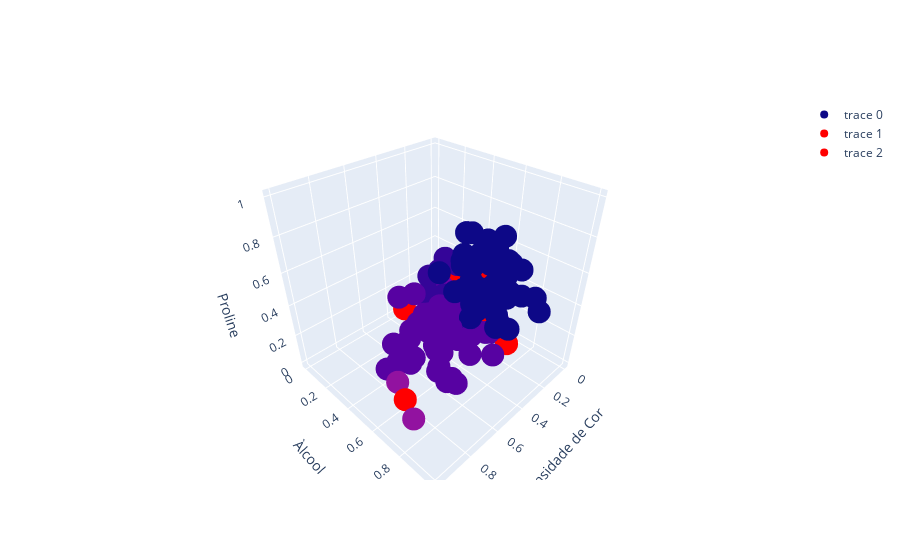

Notebook source saved alongside this figure:
### Code cell
fig.add_trace(go.Scatter3d(x=centros['Intensidade_de_cor'],
                         y=centros['Alcool'], z=centros['Proline'],
                         mode = 'markers',                  
                          marker = dict(color = 'red'),
                        text = [0, 1, 2]))

### Figure 1 — Plotly figure (JSON) as saved in the notebook; plotly's stock layout.template omitted (floating-point values rounded to 4 significant figures; data arrays with more than 128 entries replaced by an {"elided": "..."} marker saying what was removed)
{"data": [{"marker": {"color": {"elided": "178 int values"}}, "mode": "markers", "text": ["0", "1", "2"], "type": "scatter3d", "x": {"elided": "178 float values"}, "y": {"elided": "178 float values"}, "z": {"elided": "178 float values"}}, {"marker": {"color": "red"}, "mode": "markers", "text": ["0", "1", "2"], "type": "scatter3d", "x": [0.3583, 0.1403, 0.5126, 0.1425, 0.9467, 0.1792, 0.1126, 0.1766, 0.05717, 0.1297, 0.1041, 0.4027, 0.1382, 0.0529], "y": [0.7053, 0.3094, 0.5627, 0.3439, 0.7579, 0.7447, 0.5316, 0.5158, 0.3526, 0.2211, 0.2053, 0.1395, 0.1132, 0], "z": [0.5924, 0.1487, 0.2618, 0.3735, 0.2582, 0.09415, 0.07275, 0.5043, 0.1726, 0.07275, 0.2475, 0.1334, 0.2026, 0.09201]}, {"marker": {"color": "red"}, "mode": "markers", "text": ["0", "1", "2"], "type": "scatter3d", "x": [0.3583, 0.1403, 0.5126, 0.1425, 0.9467, 0.1792, 0.1126, 0.1766, 0.05717, 0.1297, 0.1041, 0.4027, 0.1382, 0.0529], "y": [0.7053, 0.3094, 0.5627, 0.3439, 0.7579, 0.7447, 0.5316, 0.5158, 0.3526, 0.2211, 0.2053, 0.1395, 0.1132, 0], "z": [0.5924, 0.1487, 0.2618, 0.3735, 0.2582, 0.09415, 0.07275, 0.5043, 0.1726, 0.07275, 0.2475, 0.1334, 0.2026, 0.09201]}], "layout": {"scene": {"xaxis": {"title": {"text": "Intensidade de Cor"}}, "yaxis": {"title": {"text": "Àlcool"}}, "zaxis": {"title": {"text": "Proline"}}}}}
